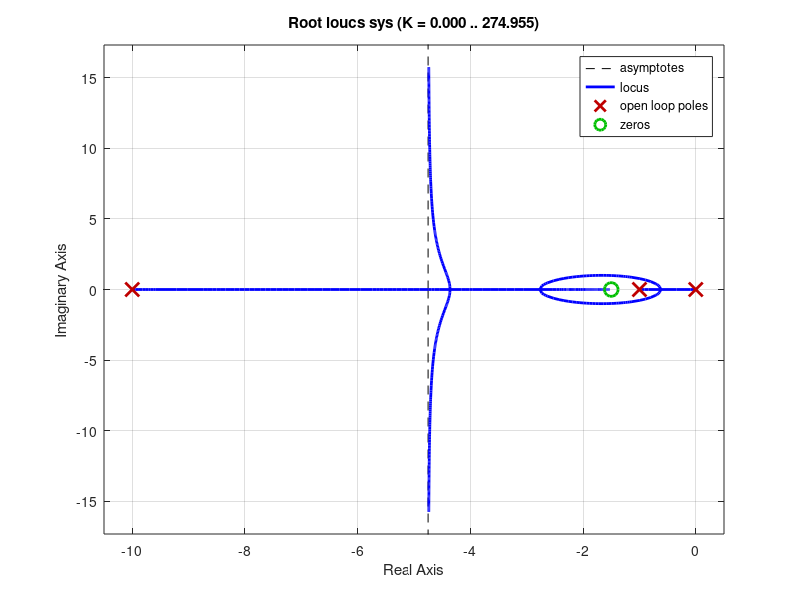

Source code (MATLAB): (Note: this script raises an error after producing the figure.)
% ex88.m
clear;clc
echo on

% Specification
pOS = 1.52;  % Percent overshoot requirement (%)

pause

zeta = -log(pOS/100)/sqrt(pi^2+(log(pOS/100))^2)

pause
% Open-Loop system
pause
num = [1 1.5];
den = conv(conv([1 0],[1 1]), [1 10])
sys = tf(num, den)

% Root locus
pause

figure(1)
rlocus(sys)
sgrid(zeta, 0)
%sgrid
shg

pause
% We determine several gains satisfying %OS or zeta specification 
% approximately.

pause

[K1, cp1]= rlocfind(sys)

pause

[K2, cp2]= rlocfind(sys)

pause

[K3, cp3]= rlocfind(sys)

pause

% Calculate the corresponding zeta, wn, Ts, Tp, Kv

osc_case_1 = find(imag(cp1) ~= 0);
osc_case_2 = find(imag(cp2) ~= 0);
osc_case_3 = find(imag(cp3) ~= 0);

zeta1 = cos(pi-angle(cp1(osc_case_1(1))));
zeta2 = cos(pi-angle(cp2(osc_case_2(1))));
zeta3 = cos(pi-angle(cp3(osc_case_3(1))));

wn1 = abs(cp1(osc_case_1(1)));
wn2 = abs(cp2(osc_case_2(1)));
wn3 = abs(cp3(osc_case_3(1)));

Ts1 = 4/(zeta1 * wn1);
Ts2 = 4/(zeta2 * wn2);
Ts3 = 4/(zeta3 * wn3);

Tp1 = pi/(wn1 * sqrt(1-zeta1^2));
Tp2 = pi/(wn2 * sqrt(1-zeta2^2));
Tp3 = pi/(wn3 * sqrt(1-zeta3^2));

Kv1 = dcgain(K1 * tf([1 0],1) * sys);
Kv2 = dcgain(K2 * tf([1 0],1) * sys);
Kv3 = dcgain(K3 * tf([1 0],1) * sys);

pause

ans_matrix = [ cp1(osc_case_1(1))  K1   Ts1  Tp1 Kv1 
               cp2(osc_case_2(1))  K2   Ts2  Tp2 Kv2 
               cp3(osc_case_3(1))  K3   Ts3  Tp3 Kv3  ];

%'-----------------------------------------------------------------------------------------')
%' Closed-loop poles  Gain                    Ts              Tp                 Kv        ')
%'-----------------------------------------------------------------------------------------')
ans_matrix
%'-----------------------------------------------------------------------------------------')

pause

% Now we check if the chosen gains satisfy the specification.

pause

% Closed-loop transfer functions
T1 = feedback(K1 *sys,1);
T2 = feedback(K2 *sys,1);
T3 = feedback(K3 *sys,1);

pause

%'-----------------------')
%' Simulation: step resp ')
%'-----------------------')

pause

tspan = 0:0.01:10;

y1 = step(T1, tspan);
y2 = step(T2, tspan);
y3 = step(T3, tspan);

pause 

figure(2)
plot(tspan, y1, tspan, y2, tspan, y3);
legend('Case 1', 'Case 2', 'Case 3')
xlabel('Time (sec)')
ylabel('Output y(t)')
grid
shg

pause

% Calcuation of %OS based on time response
pause

max_y1 = max(y1); POS_1 = abs((max_y1 - 1))*100;
max_y2 = max(y2); POS_2 = abs((max_y2 - 1))*100;
max_y3 = max(y3); POS_3 = abs((max_y3 - 1))*100;

Tp1_index = find(y1 == max_y1); Tp1_time = tspan(Tp1_index);
Tp2_index = find(y2 == max_y2); Tp2_time = tspan(Tp2_index);
Tp3_index = find(y3 == max_y3); Tp3_time = tspan(Tp3_index);

ans_matrix1 = [ 1    POS_1 Tp1_time
                2    POS_2 Tp2_time
                3    POS_3 Tp3_time ];

%'---------------------------')
%' Case      %OS    Tp       ')
%'---------------------------')
ans_matrix1
%'---------------------------')
pause


%  You may use the tool for Response analysis GUI (LTI Viewer): ltiview
pause
ltiview

%'---------------------------')
%          Re-design         ')
%'---------------------------')
pause

figure(1)
hold on
[K4, cp4]= rlocfind(sys)
T4 = feedback(K4 *sys,1);
y4 = step(T4, tspan);
max_y4 = max(y4); POS_4 = abs((max_y4 - 1))*100;




